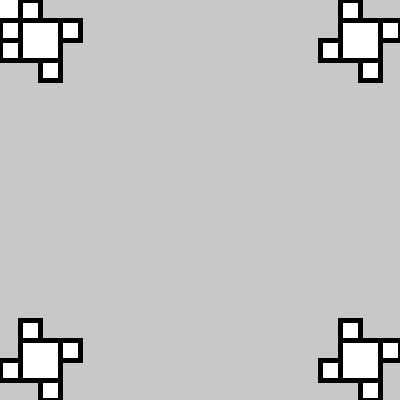
Frame 1 (no input)
Frame 60 (the mouse pressed at the canvas centre just before this capture): identical to frame 1, image omitted
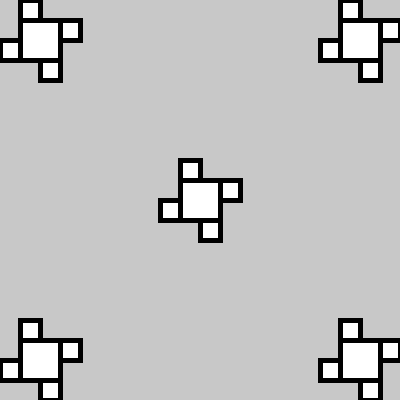
Frame 120 (the mouse held since frame 60 and released just before this capture)

The Processing sketch that drew these frames (run headless with seeded random() and noise(); from frame 60 on, the mouse is pressed at the canvas centre):

// Processing sketch: processing_42219
// ── processing_42219.pde

void setup (){
  size(400,400);
}

void draw(){
  background(200);
  drawRect(20,20,40,40, 0,5);
  drawRect(340,20,40,40,0,5);
  drawRect(20,340,40,40,0,5);
  drawRect(340,340,40,40,0,5);
  drawRect(mouseX-20,mouseY-20,40,40,0,5);
  
}


void drawRect(float x, float y,float rectSize,float rectSize2, int c, float w ){
  stroke (c);
  strokeWeight(w);
  rect (x,y,rectSize , rectSize2);
  rect (x+rectSize,y ,rectSize/2 , rectSize2/2);
  rect (x+rectSize/2,y+rectSize ,rectSize/2 , rectSize2/2);
  rect (x,y-20 ,rectSize/2 , rectSize2/2);
  rect (x-20,y+rectSize/2 ,rectSize/2 , rectSize2/2);
}
                
                
